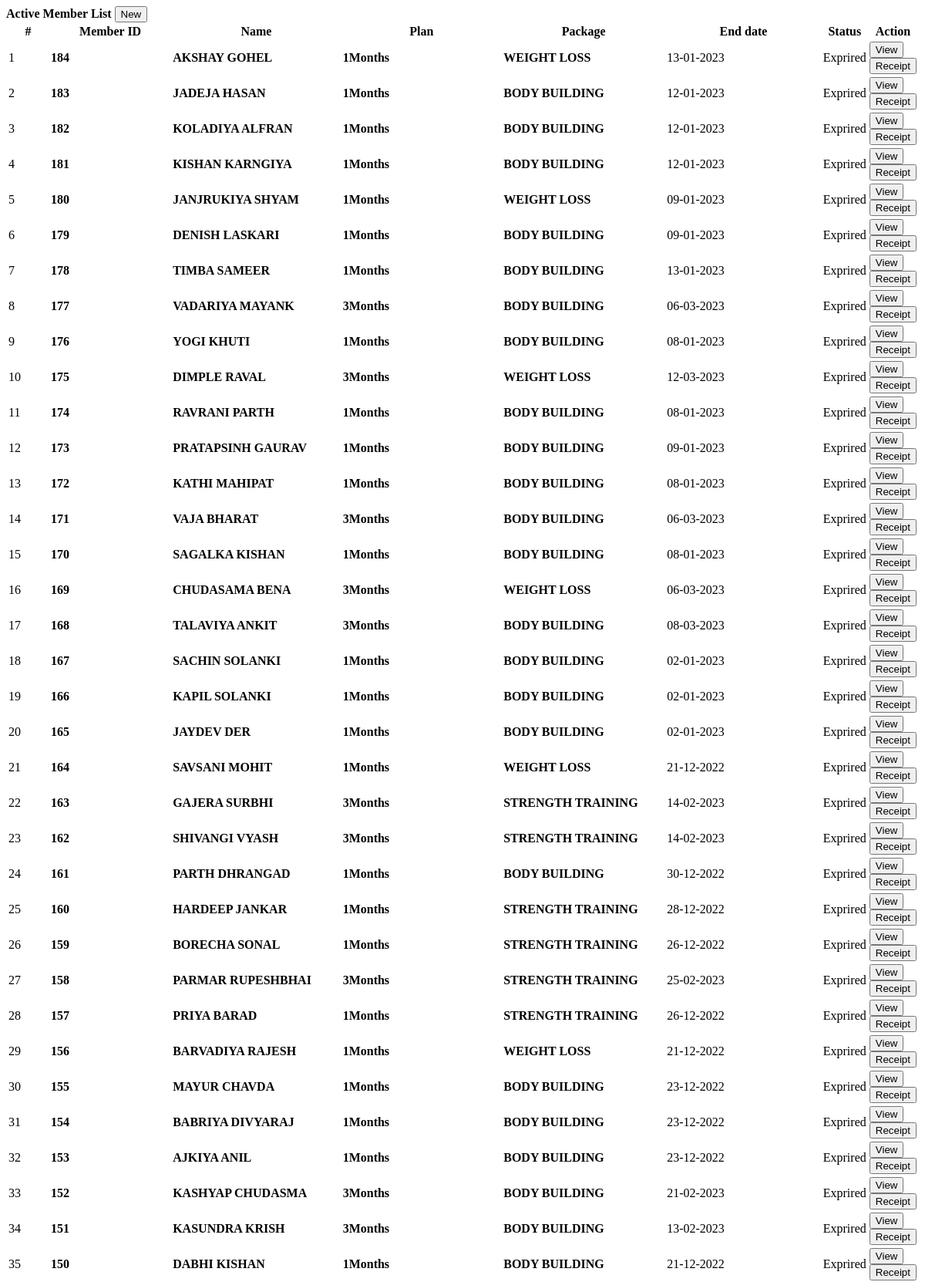
Page /registered__members.php (upper part) on the committed database.
### tables this page shows
CREATE TABLE `registration_info` (
  `id` int(30) NOT NULL,
  `receipt_id` int(30) NOT NULL,
  `member_id` int(30) NOT NULL,
  `plan_id` int(30) NOT NULL,
  `package_id` int(30) NOT NULL,
  `start_date` date NOT NULL,
  `end_date` date NOT NULL,
  `batch_id` varchar(255) NOT NULL,
  `status` tinyint(1) NOT NULL DEFAULT 1 COMMENT '0=Inactive, 1= Active',
  `date_created` date DEFAULT current_timestamp()
);

CREATE TABLE `plans` (
  `id` int(30) NOT NULL,
  `plan` int(30) NOT NULL,
  `amount` float NOT NULL
);

CREATE TABLE `packages` (
  `id` int(30) NOT NULL,
  `package` varchar(200) NOT NULL,
  `description` text NOT NULL,
  `amount` float NOT NULL
);

### registered__members.php (the view, shortened to what this page needs)
<?php include('db_connect.php'); ?>
<div class="container-fluid">
	<div class="col-lg-12">
		<div class="row">
			<div class="col-md-12">
				<div class="card">
					<div class="card-header">
						<b>Active Member List</b>
						<span class="">
							<button class="btn btn-primary btn-block btn-sm col-sm-2 float-right" type="button" id="new_member">
								<i class="fa fa-plus"></i> New</button>
						</span>
					</div>
					<div class="card-body">
						<table class="table table-bordered table-condensed table-hover">
							<colgroup>
								<col width="5%">
								<col width="15%">
								<col width="20%">
								<col width="20%">
								<col width="20%">
								<col width="20%">
								<col width="10%">
							</colgroup>
							<thead>
								<tr>
									<th class="text-center">#</th>
									<th class="">Member ID</th>
									<th class="">Name</th>
									<th class="">Plan</th>
									<th class="">Package</th>
									<th class="">End date</th>
									<th class="">Status</th>
									<th class="text-center">Action</th>
								</tr>
							</thead>
							<tbody>
								<?php
								$i = 1;
								$member =  $conn->query("SELECT r.*,p.plan,pp.package,concat(m.lastname,' ',m.firstname,' ',m.middlename) as name,r.member_id from registration_info r inner join members m on m.id = r.member_id inner join plans p on p.id = r.plan_id inner join packages pp on pp.id = r.package_id where r.status = 1 order by r.id desc");
								while ($row = $member->fetch_assoc()) :
								?>
									<tr>
										<td class="text-center"><?php echo $i++ ?></td>
										<td class="">
											<p><b><?php echo $row['member_id'] ?></b></p>
										</td>
										<td class="">
											<p><b><?php echo ucwords($row['name']) ?></b></p>
										</td>
										<td class="">
											<p><b><?php echo $row['plan'] . 'Months' ?></b></p>
										</td>
										<td class="">
											<p><b><?php echo $row['package'] ?></b></p>
										</td>
										<td class="">
											<p ><?php echo date("d-m-Y", strtotime($row['end_date'])) ?></p>
										</td>
										<td class="text-center">
											<?php if (strtotime(date('Y-m-d')) <= strtotime($row['end_date'])) : ?>
												<span class="badge badge-success">Active</span>
											<?php else : ?>
												<span class="badge badge-danger">Exprired</span>
											<?php endif; ?>
										</td>
										<td class="text-center">
											<button class="btn btn-sm btn-outline-primary view_member" type="button" data-id="<?php echo $row['id'] ?>">View</button>
											<button class="btn btn-sm btn-outline-primary view__member" type="button" data-id="<?php echo $row['receipt_id'] ?>">Receipt</button>
										</td>
									</tr>
								<?php endwhile; ?>
							</tbody>
						</table>
					</div>
				</div>
			</div>
		</div>
	</div>
</div>

### registered__members.php (style rules this page uses)
td { vertical-align: middle !important; }
td p { margin: unset }

### rows in the picture
registration_info: member "184", name "AKSHAY GOHEL", plan.plan "1", package.package "WEIGHT LOSS", end_date "13-01-2023", shows "Exprired"
registration_info: member "183", name "JADEJA HASAN", plan.plan "1", package.package "BODY BUILDING", end_date "12-01-2023", shows "Exprired"
registration_info: member "182", name "KOLADIYA ALFRAN", plan.plan "1", package.package "BODY BUILDING", end_date "12-01-2023", shows "Exprired"
registration_info: member "181", name "KISHAN KARNGIYA", plan.plan "1", package.package "BODY BUILDING", end_date "12-01-2023", shows "Exprired"
registration_info: member "180", name "JANJRUKIYA SHYAM", plan.plan "1", package.package "WEIGHT LOSS", end_date "09-01-2023", shows "Exprired"
registration_info: member "179", name "DENISH LASKARI", plan.plan "1", package.package "BODY BUILDING", end_date "09-01-2023", shows "Exprired"
registration_info: member "178", name "TIMBA SAMEER", plan.plan "1", package.package "BODY BUILDING", end_date "13-01-2023", shows "Exprired"
registration_info: member "177", name "VADARIYA MAYANK", plan.plan "3", package.package "BODY BUILDING", end_date "06-03-2023", shows "Exprired"
registration_info: member "176", name "YOGI KHUTI", plan.plan "1", package.package "BODY BUILDING", end_date "08-01-2023", shows "Exprired"
registration_info: member "175", name "DIMPLE RAVAL", plan.plan "3", package.package "WEIGHT LOSS", end_date "12-03-2023", shows "Exprired"
registration_info: member "174", name "RAVRANI PARTH", plan.plan "1", package.package "BODY BUILDING", end_date "08-01-2023", shows "Exprired"
registration_info: member "173", name "PRATAPSINH GAURAV", plan.plan "1", package.package "BODY BUILDING", end_date "09-01-2023", shows "Exprired"
registration_info: member "172", name "KATHI MAHIPAT", plan.plan "1", package.package "BODY BUILDING", end_date "08-01-2023", shows "Exprired"
registration_info: member "171", name "VAJA BHARAT", plan.plan "3", package.package "BODY BUILDING", end_date "06-03-2023", shows "Exprired"
registration_info: member "170", name "SAGALKA KISHAN", plan.plan "1", package.package "BODY BUILDING", end_date "08-01-2023", shows "Exprired"
registration_info: member "169", name "CHUDASAMA BENA", plan.plan "3", package.package "WEIGHT LOSS", end_date "06-03-2023", shows "Exprired"
registration_info: member "168", name "TALAVIYA ANKIT", plan.plan "3", package.package "BODY BUILDING", end_date "08-03-2023", shows "Exprired"
registration_info: member "167", name "SACHIN SOLANKI", plan.plan "1", package.package "BODY BUILDING", end_date "02-01-2023", shows "Exprired"
registration_info: member "166", name "KAPIL SOLANKI", plan.plan "1", package.package "BODY BUILDING", end_date "02-01-2023", shows "Exprired"
registration_info: member "165", name "JAYDEV DER", plan.plan "1", package.package "BODY BUILDING", end_date "02-01-2023", shows "Exprired"
registration_info: member "164", name "SAVSANI MOHIT", plan.plan "1", package.package "WEIGHT LOSS", end_date "21-12-2022", shows "Exprired"
registration_info: member "163", name "GAJERA SURBHI", plan.plan "3", package.package "STRENGTH TRAINING", end_date "14-02-2023", shows "Exprired"
registration_info: member "162", name "SHIVANGI VYASH", plan.plan "3", package.package "STRENGTH TRAINING", end_date "14-02-2023", shows "Exprired"
registration_info: member "161", name "PARTH DHRANGAD", plan.plan "1", package.package "BODY BUILDING", end_date "30-12-2022", shows "Exprired"
registration_info: member "160", name "HARDEEP JANKAR", plan.plan "1", package.package "STRENGTH TRAINING", end_date "28-12-2022", shows "Exprired"
registration_info: member "159", name "BORECHA SONAL", plan.plan "1", package.package "STRENGTH TRAINING", end_date "26-12-2022", shows "Exprired"
registration_info: member "158", name "PARMAR RUPESHBHAI", plan.plan "3", package.package "STRENGTH TRAINING", end_date "25-02-2023", shows "Exprired"
registration_info: member "157", name "PRIYA BARAD", plan.plan "1", package.package "STRENGTH TRAINING", end_date "26-12-2022", shows "Exprired"
registration_info: member "156", name "BARVADIYA RAJESH", plan.plan "1", package.package "WEIGHT LOSS", end_date "21-12-2022", shows "Exprired"
registration_info: member "155", name "MAYUR CHAVDA", plan.plan "1", package.package "BODY BUILDING", end_date "23-12-2022", shows "Exprired"
registration_info: member "154", name "BABRIYA DIVYARAJ", plan.plan "1", package.package "BODY BUILDING", end_date "23-12-2022", shows "Exprired"
registration_info: member "153", name "AJKIYA ANIL", plan.plan "1", package.package "BODY BUILDING", end_date "23-12-2022", shows "Exprired"
registration_info: member "152", name "KASHYAP CHUDASMA", plan.plan "3", package.package "BODY BUILDING", end_date "21-02-2023", shows "Exprired"
registration_info: member "151", name "KASUNDRA KRISH", plan.plan "3", package.package "BODY BUILDING", end_date "13-02-2023", shows "Exprired"
registration_info: member "150", name "DABHI KISHAN", plan.plan "1", package.package "BODY BUILDING", end_date "21-12-2022", shows "Exprired"
